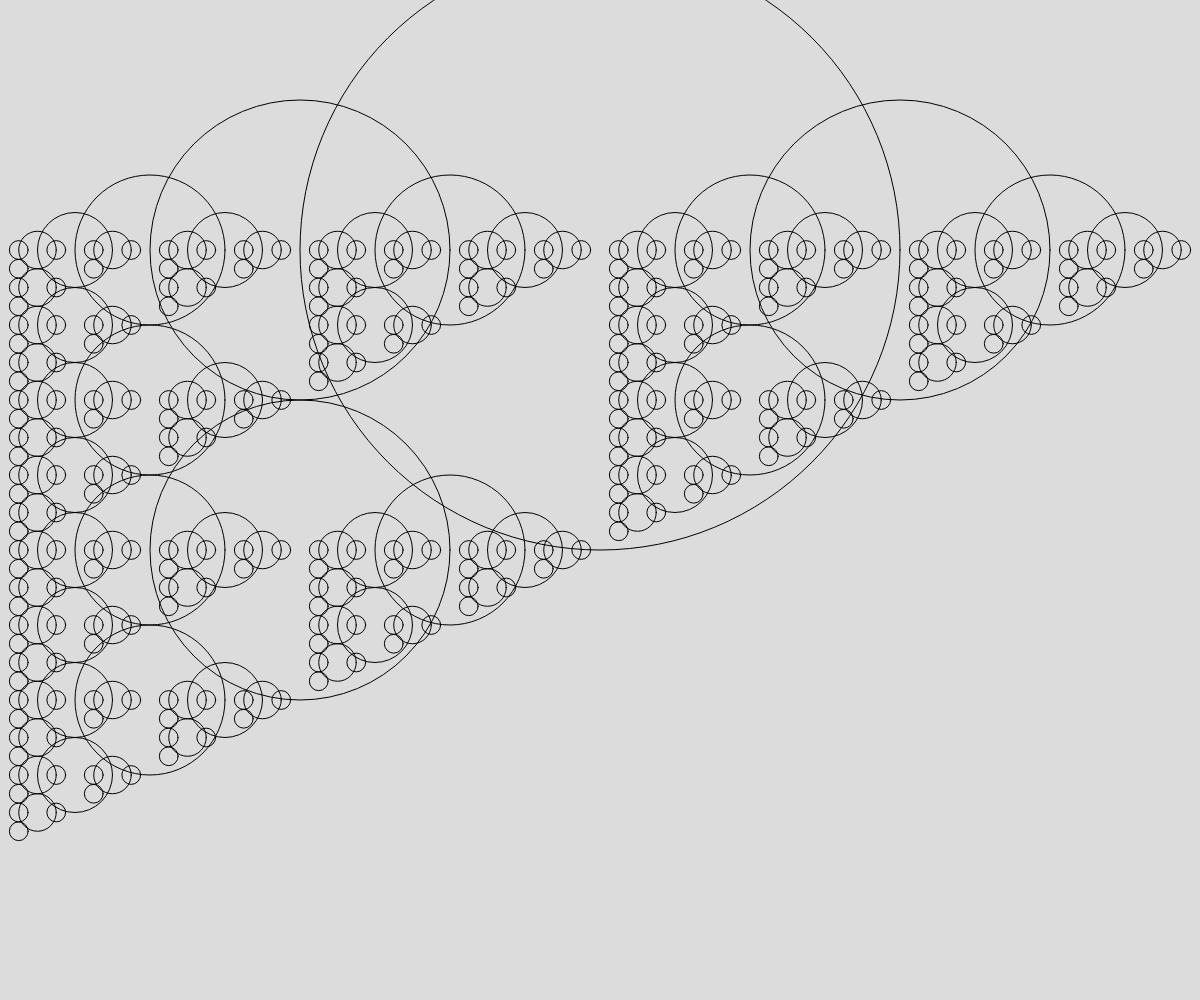
Frame 1 (no input)
Frame 60 (no input): identical to frame 1, image omitted
Frame 120 (the mouse pressed at the canvas centre since frame 60): identical to frame 1, image omitted

The p5.js sketch that drew this single still picture (run headless with seeded random() and noise() and a simulated clock; from frame 60 on, the mouse is pressed at the canvas centre):

// p5.js sketch
// ── sketch.js
// Project Title
// Your Name
// Date
//
// Extra for Experts:
// - describe what you did to take this project "above and beyond"


function setup() {
  createCanvas(windowWidth, windowHeight);
}

function draw() {
  background(220);
  //concentricCircle(width);
  //cantor(width*0.1, height*0.3, width *0.8, 9)
  noFill();
  circleFractal(width/2, height/4, width/2, 6);
}

// recursive 1 - concentric circles
function concentricCircle(diameter){
  if (diameter > 10){
    //recursively draw circles at canvas center using diameter 
    circle(width/2, height/2, diameter);
    //concentricCircle(diameter - 10);
  }
  //Implicite base case (diameter <= 10)
}

function cantor(x, y, len, depth){
  if(depth > 1){
    rect(x,y,len,10);
    y += 20; //drop down y for the next generation
    cantor(x,y,len/3, depth-1);
    cantor(x+ len*2/3, y, len/3, depth-1);
  }
}

function circleFractal(x,y,diameter,depth){
  if (depth> 0){
    circle(x,y,diameter);
    circleFractal(x,y,diameter);
    //recurse
    circleFractal(x-diameter/2, y, diameter/2, depth-1);
    circleFractal(x+diameter/2, y, diameter/2, depth-1);
    circleFractal(x-diameter/2, y+diameter/2, diameter/2, depth-1);
  }
}
